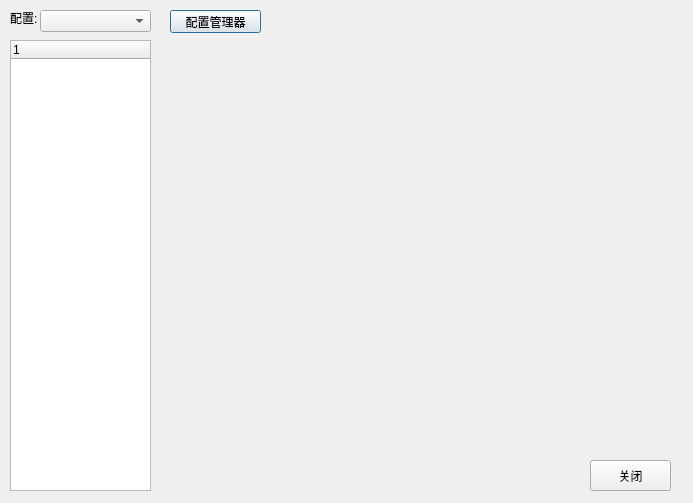
<?xml version="1.0" encoding="UTF-8"?>
<ui version="4.0">
 <class>Dialog</class>
 <widget class="QDialog" name="Dialog">
  <property name="geometry">
   <rect>
    <x>0</x>
    <y>0</y>
    <width>693</width>
    <height>503</height>
   </rect>
  </property>
  <property name="windowTitle">
   <string>Dialog</string>
  </property>
  <widget class="QTreeWidget" name="listProp">
   <property name="geometry">
    <rect>
     <x>10</x>
     <y>40</y>
     <width>141</width>
     <height>451</height>
    </rect>
   </property>
   <column>
    <property name="text">
     <string notr="true">1</string>
    </property>
   </column>
  </widget>
  <widget class="QLabel" name="label">
   <property name="geometry">
    <rect>
     <x>10</x>
     <y>10</y>
     <width>31</width>
     <height>16</height>
    </rect>
   </property>
   <property name="text">
    <string>配置:</string>
   </property>
  </widget>
  <widget class="QComboBox" name="configures">
   <property name="geometry">
    <rect>
     <x>40</x>
     <y>10</y>
     <width>111</width>
     <height>22</height>
    </rect>
   </property>
  </widget>
  <widget class="QPushButton" name="btnCfg">
   <property name="geometry">
    <rect>
     <x>170</x>
     <y>10</y>
     <width>91</width>
     <height>23</height>
    </rect>
   </property>
   <property name="text">
    <string>配置管理器</string>
   </property>
  </widget>
  <widget class="QPushButton" name="btnClose">
   <property name="geometry">
    <rect>
     <x>590</x>
     <y>460</y>
     <width>81</width>
     <height>31</height>
    </rect>
   </property>
   <property name="text">
    <string>关闭</string>
   </property>
  </widget>
  <widget class="QLabel" name="labTips">
   <property name="geometry">
    <rect>
     <x>160</x>
     <y>460</y>
     <width>321</width>
     <height>31</height>
    </rect>
   </property>
   <property name="text">
    <string/>
   </property>
  </widget>
 </widget>
 <resources/>
 <connections/>
</ui>
